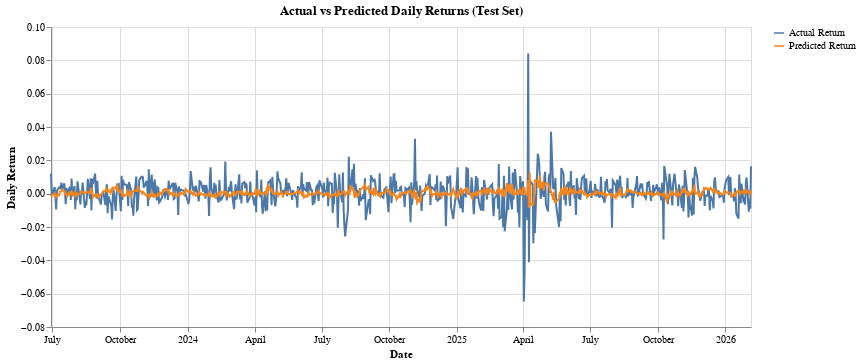

Here is the notebook cell this chart was saved with:
### Code cell
vfv_lr_plot= alt.Chart(plot_df).transform_fold(
    ["Actual Return", "Predicted Return"],
    as_=["Series", "Return"]
).mark_line().encode(
    x=alt.X("Date:T", title="Date"),
    y=alt.Y("Return:Q", title="Daily Return"),
    color=alt.Color("Series:N", title=""),
    tooltip=["Date:T", "Series:N", "Return:Q"]
).properties(
    title="Actual vs Predicted Daily Returns (Test Set)",
    width=700,
    height=300
)
vfv_lr_plot

### Figure 1 — Vega-Lite specification as saved in the notebook (floating-point values rounded to 4 significant figures; data arrays with more than 128 entries replaced by an {"elided": "..."} marker saying what was removed)
{"config": {"view": {"continuousWidth": 300, "continuousHeight": 300}}, "data": {"name": "data-2c94e35d606af3dd921924d0b427d79b"}, "mark": {"type": "line"}, "encoding": {"color": {"field": "Series", "title": "", "type": "nominal"}, "tooltip": [{"field": "Date", "type": "temporal"}, {"field": "Series", "type": "nominal"}, {"field": "Return", "type": "quantitative"}], "x": {"field": "Date", "title": "Date", "type": "temporal"}, "y": {"field": "Return", "title": "Daily Return", "type": "quantitative"}}, "height": 300, "title": "Actual vs Predicted Daily Returns (Test Set)", "transform": [{"fold": ["Actual Return", "Predicted Return"], "as": ["Series", "Return"]}], "width": 700, "$schema": "https://vega.github.io/schema/vega-lite/v5.20.1.json", "datasets": {"data-2c94e35d606af3dd921924d0b427d79b": {"elided": "654 records"}}}
